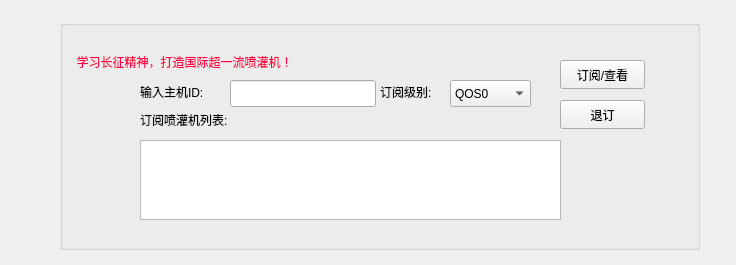
<?xml version="1.0" encoding="UTF-8"?>
<ui version="4.0">
 <class>SubForm</class>
 <widget class="QWidget" name="SubForm">
  <property name="geometry">
   <rect>
    <x>0</x>
    <y>0</y>
    <width>736</width>
    <height>265</height>
   </rect>
  </property>
  <property name="windowTitle">
   <string>Form</string>
  </property>
  <widget class="QGroupBox" name="groupBox">
   <property name="geometry">
    <rect>
     <x>60</x>
     <y>20</y>
     <width>640</width>
     <height>230</height>
    </rect>
   </property>
   <property name="styleSheet">
    <string notr="true">#groupBox{

background-image: url(:/new/prefix/groupbox3.jpg);
}</string>
   </property>
   <property name="title">
    <string/>
   </property>
   <widget class="QLabel" name="label">
    <property name="geometry">
     <rect>
      <x>80</x>
      <y>90</y>
      <width>109</width>
      <height>19</height>
     </rect>
    </property>
    <property name="styleSheet">
     <string notr="true">font: 10pt &quot;楷体&quot;;</string>
    </property>
    <property name="text">
     <string>订阅喷灌机列表:</string>
    </property>
   </widget>
   <widget class="QListWidget" name="listWidget">
    <property name="geometry">
     <rect>
      <x>80</x>
      <y>120</y>
      <width>421</width>
      <height>80</height>
     </rect>
    </property>
   </widget>
   <widget class="QLineEdit" name="topicLineEdit">
    <property name="geometry">
     <rect>
      <x>170</x>
      <y>60</y>
      <width>146</width>
      <height>27</height>
     </rect>
    </property>
   </widget>
   <widget class="QLabel" name="label_2">
    <property name="geometry">
     <rect>
      <x>-40</x>
      <y>30</y>
      <width>511</width>
      <height>23</height>
     </rect>
    </property>
    <property name="styleSheet">
     <string notr="true">font: 14pt &quot;楷体&quot;;
color: rgb(255, 0, 70);</string>
    </property>
    <property name="text">
     <string>                 学习长征精神，打造国际超一流喷灌机！</string>
    </property>
   </widget>
   <widget class="QLabel" name="qosLabel">
    <property name="geometry">
     <rect>
      <x>320</x>
      <y>62</y>
      <width>64</width>
      <height>19</height>
     </rect>
    </property>
    <property name="styleSheet">
     <string notr="true">font: 10pt &quot;楷体&quot;;</string>
    </property>
    <property name="text">
     <string>订阅级别:</string>
    </property>
    <property name="buddy">
     <cstring>qosComboBox</cstring>
    </property>
   </widget>
   <widget class="QLabel" name="topicLabel">
    <property name="geometry">
     <rect>
      <x>80</x>
      <y>62</y>
      <width>79</width>
      <height>19</height>
     </rect>
    </property>
    <property name="styleSheet">
     <string notr="true">font: 10pt &quot;楷体&quot;;</string>
    </property>
    <property name="text">
     <string>输入主机ID:</string>
    </property>
   </widget>
   <widget class="QComboBox" name="qosComboBox">
    <property name="geometry">
     <rect>
      <x>390</x>
      <y>60</y>
      <width>81</width>
      <height>27</height>
     </rect>
    </property>
    <property name="styleSheet">
     <string notr="true">font: 10pt &quot;楷体&quot;;</string>
    </property>
    <item>
     <property name="text">
      <string>QOS0</string>
     </property>
    </item>
    <item>
     <property name="text">
      <string>QOS1</string>
     </property>
    </item>
    <item>
     <property name="text">
      <string>QOS2</string>
     </property>
    </item>
   </widget>
  </widget>
  <widget class="QPushButton" name="unsubButton">
   <property name="geometry">
    <rect>
     <x>560</x>
     <y>100</y>
     <width>85</width>
     <height>29</height>
    </rect>
   </property>
   <property name="styleSheet">
    <string notr="true">font: 10pt &quot;楷体&quot;;</string>
   </property>
   <property name="text">
    <string>退订</string>
   </property>
  </widget>
  <widget class="QPushButton" name="subButton">
   <property name="geometry">
    <rect>
     <x>560</x>
     <y>60</y>
     <width>85</width>
     <height>29</height>
    </rect>
   </property>
   <property name="styleSheet">
    <string notr="true">font: 10pt &quot;楷体&quot;;</string>
   </property>
   <property name="text">
    <string>订阅/查看</string>
   </property>
  </widget>
 </widget>
 <tabstops>
  <tabstop>qosComboBox</tabstop>
  <tabstop>unsubButton</tabstop>
  <tabstop>listWidget</tabstop>
 </tabstops>
 <resources/>
 <connections>
  <connection>
   <sender>subButton</sender>
   <signal>clicked()</signal>
   <receiver>SubForm</receiver>
   <slot>onSubscribe()</slot>
   <hints>
    <hint type="sourcelabel">
     <x>449</x>
     <y>32</y>
    </hint>
    <hint type="destinationlabel">
     <x>395</x>
     <y>47</y>
    </hint>
   </hints>
  </connection>
  <connection>
   <sender>unsubButton</sender>
   <signal>clicked()</signal>
   <receiver>SubForm</receiver>
   <slot>onUnsubscribe()</slot>
   <hints>
    <hint type="sourcelabel">
     <x>470</x>
     <y>62</y>
    </hint>
    <hint type="destinationlabel">
     <x>396</x>
     <y>99</y>
    </hint>
   </hints>
  </connection>
  <connection>
   <sender>topicLineEdit</sender>
   <signal>textChanged(QString)</signal>
   <receiver>SubForm</receiver>
   <slot>onTopicInput(QString)</slot>
   <hints>
    <hint type="sourcelabel">
     <x>206</x>
     <y>50</y>
    </hint>
    <hint type="destinationlabel">
     <x>53</x>
     <y>1</y>
    </hint>
   </hints>
  </connection>
 </connections>
 <slots>
  <slot>onSubscribe()</slot>
  <slot>onUnsubscribe()</slot>
  <slot>onTopicInput(QString)</slot>
 </slots>
</ui>
